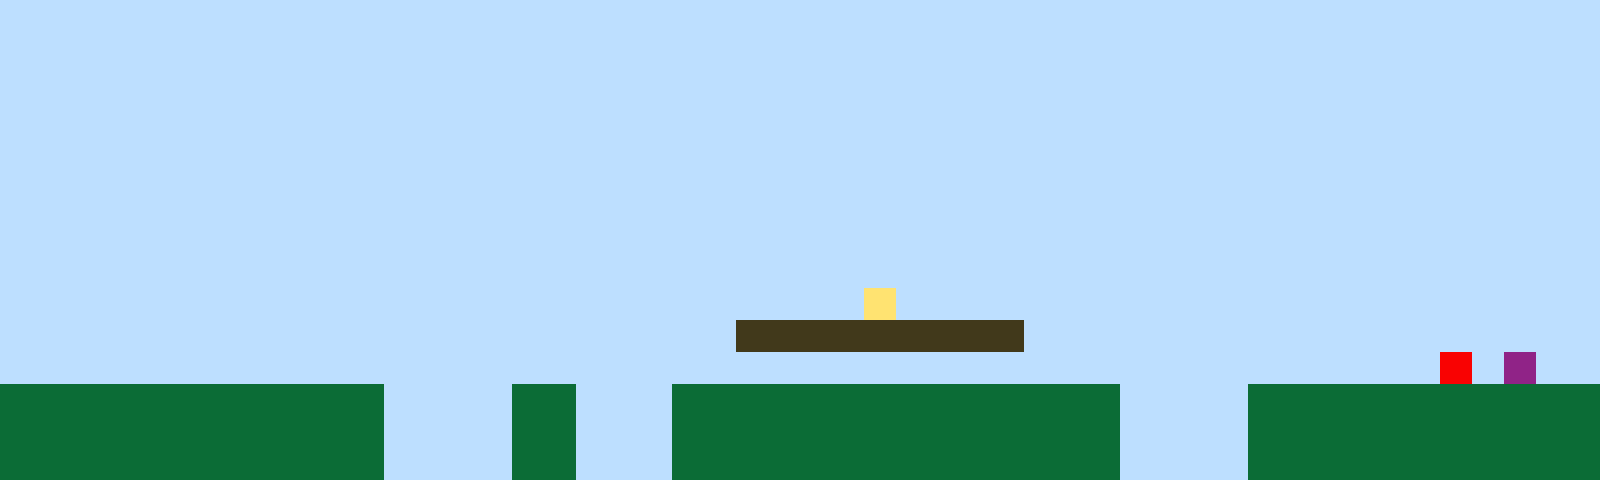

This game map was drawn from its Tiled (.tmx) file and the tilesets committed beside it. A one-line description and the full map source follow:
An orthogonal 50x15 tile map with 32x32 px tiles, 1 tile layer (Tile Layer 1).

<map version="1.10" tiledversion="1.11.2" orientation="orthogonal" renderorder="right-up" width="50" height="15" tilewidth="32" tileheight="32" infinite="0" nextlayerid="2" nextobjectid="1"><editorsettings><export target="map1.csv" format="csv" /></editorsettings><tileset firstgid="1" name="sprites" tilewidth="32" tileheight="32" tilecount="6" columns="3"><image source="sprites.png" width="96" height="64" /></tileset><layer id="1" name="Tile Layer 1" width="50" height="15"><data encoding="csv">1,1,1,1,1,1,1,1,1,1,1,1,1,1,1,1,1,1,1,1,1,1,1,1,1,1,1,1,1,1,1,1,1,1,1,1,1,1,1,1,1,1,1,1,1,1,1,1,1,1,1,1,1,1,1,1,1,1,1,1,1,1,1,1,1,1,1,1,1,1,1,1,1,1,1,1,1,1,1,1,1,1,1,1,1,1,1,1,1,1,1,1,1,1,1,1,1,1,1,1,1,1,1,1,1,1,1,1,1,1,1,1,1,1,1,1,1,1,1,1,1,1,1,1,1,1,1,1,1,1,1,1,1,1,1,1,1,1,1,1,1,1,1,1,1,1,1,1,1,1,1,1,1,1,1,1,1,1,1,1,1,1,1,1,1,1,1,1,1,1,1,1,1,1,1,1,1,1,1,1,1,1,1,1,1,1,1,1,1,1,1,1,1,1,1,1,1,1,1,1,1,1,1,1,1,1,1,1,1,1,1,1,1,1,1,1,1,1,1,1,1,1,1,1,1,1,1,1,1,1,1,1,1,1,1,1,1,1,1,1,1,1,1,1,1,1,1,1,1,1,1,1,1,1,1,1,1,1,1,1,1,1,1,1,1,1,1,1,1,1,1,1,1,1,1,1,1,1,1,1,1,1,1,1,1,1,1,1,1,1,1,1,1,1,1,1,1,1,1,1,1,1,1,1,1,1,1,1,1,1,1,1,1,1,1,1,1,1,1,1,1,1,1,1,1,1,1,1,1,1,1,1,1,1,1,1,1,1,1,1,1,1,1,1,1,1,1,1,1,1,1,1,1,1,1,1,1,1,1,1,1,1,1,1,1,1,1,1,1,1,1,1,1,1,1,1,1,1,1,1,1,1,1,1,1,1,1,1,1,1,1,1,1,1,1,1,1,1,1,1,1,1,1,1,1,1,1,1,1,1,1,1,1,1,1,1,1,1,1,1,1,1,1,1,1,1,1,1,1,1,1,1,1,1,1,1,1,1,1,1,1,1,1,1,1,1,1,1,1,1,1,1,1,1,1,1,1,1,1,1,1,1,1,1,1,1,1,1,1,1,1,1,1,1,1,1,1,4,1,1,1,1,1,1,1,1,1,1,1,1,1,1,1,1,1,1,1,1,1,1,1,1,1,1,1,1,1,1,1,1,1,1,1,1,1,1,1,1,1,1,1,1,1,3,3,3,3,3,3,3,3,3,1,1,1,1,1,1,1,1,1,1,1,1,1,1,1,1,1,1,1,1,1,1,1,1,1,1,1,1,1,1,1,1,1,1,1,1,1,1,1,1,1,1,1,1,1,1,1,1,1,1,1,1,1,1,1,1,1,1,1,1,1,1,1,5,1,6,1,1,2,2,2,2,2,2,2,2,2,2,2,2,1,1,1,1,2,2,1,1,1,2,2,2,2,2,2,2,2,2,2,2,2,2,2,1,1,1,1,2,2,2,2,2,2,2,2,2,2,2,2,2,2,2,2,2,2,2,2,2,2,2,1,1,1,1,2,2,1,1,1,2,2,2,2,2,2,2,2,2,2,2,2,2,2,1,1,1,1,2,2,2,2,2,2,2,2,2,2,2,2,2,2,2,2,2,2,2,2,2,2,2,1,1,1,1,2,2,1,1,1,2,2,2,2,2,2,2,2,2,2,2,2,2,2,1,1,1,1,2,2,2,2,2,2,2,2,2,2,2</data></layer></map>
